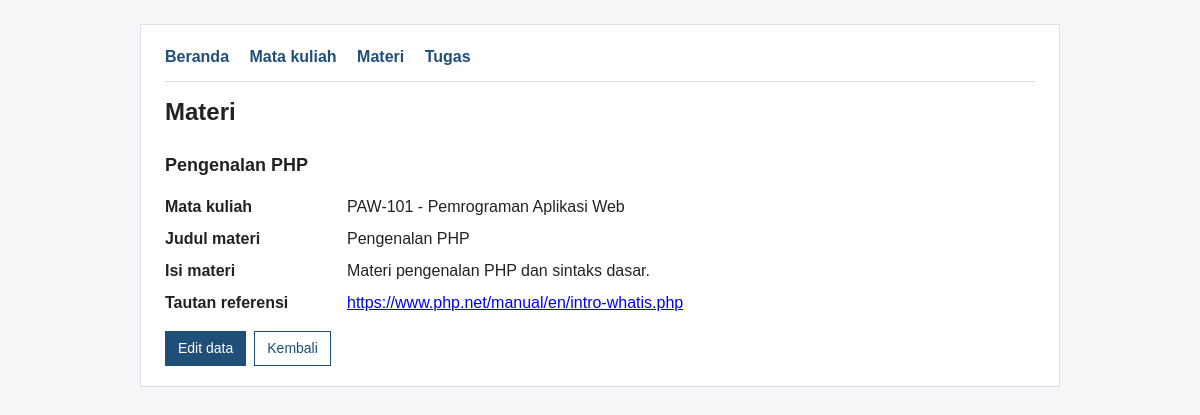
The app's page /detail_materi.php?id=1 with its own data.
### tables this page shows
CREATE TABLE materi (
    id INT UNSIGNED AUTO_INCREMENT PRIMARY KEY,
    mata_kuliah_id INT UNSIGNED NOT NULL,
    judul VARCHAR(150) NOT NULL,
    isi TEXT NOT NULL,
    tautan VARCHAR(255) NOT NULL,
    FOREIGN KEY (mata_kuliah_id)
        REFERENCES mata_kuliah(id)
        ON DELETE RESTRICT
);

CREATE TABLE mata_kuliah (
    id INT UNSIGNED AUTO_INCREMENT PRIMARY KEY,
    kode VARCHAR(20) NOT NULL UNIQUE,
    nama VARCHAR(100) NOT NULL,
    dosen VARCHAR(100) NOT NULL,
    semester TINYINT UNSIGNED NOT NULL
);

### detail_materi.php (the view, shortened to what this page needs)
<?php
require 'koneksi.php';
function e($s) { return htmlspecialchars((string) $s, ENT_QUOTES, 'UTF-8'); }
$id = filter_var($_GET['id'] ?? '', FILTER_VALIDATE_INT, ['options' => ['min_range' => 1]]);
$stmt = $conn->prepare(
    'SELECT m.id, m.judul, m.isi, m.tautan, k.kode, k.nama AS nama_mk
     FROM materi m
     JOIN mata_kuliah k ON k.id = m.mata_kuliah_id
     WHERE m.id = ?'
);
$stmt->bind_param('i', $id);
$stmt->execute();
$r = $stmt->get_result()->fetch_assoc();
$tautanAman = preg_match('#^https?://#i', $r['tautan']) === 1;
?>
<!DOCTYPE html>
<html lang="id">
<head>
    <link rel="stylesheet" href="style.css">
</head>
<body>
<div class="container">
    <nav>
        <a href="index.php">Beranda</a>
        <a href="daftar_mata_kuliah.php">Mata kuliah</a>
        <a href="daftar_materi.php">Materi</a>
        <a href="daftar_tugas.php">Tugas</a>
    </nav>
    <hr>
    <h1>Materi</h1>
    <h2><?= e($r['judul']) ?></h2>
    <dl class="detail">
        <dt>Mata kuliah</dt><dd><?= e($r['kode']) ?> - <?= e($r['nama_mk']) ?></dd>
        <dt>Judul materi</dt><dd><?= e($r['judul']) ?></dd>
        <dt>Isi materi</dt><dd><?= nl2br(e($r['isi'])) ?></dd>
        <dt>Tautan referensi</dt>
        <dd>
            <?php if ($tautanAman): ?>
                <a href="<?= e($r['tautan']) ?>" target="_blank" rel="noopener noreferrer"><?= e($r['tautan']) ?></a>
            <?php else: ?>-<?php endif; ?>
        </dd>
    </dl>
    <div class="aksi">
        <a class="btn btn-primary" href="edit_materi.php?id=<?= (int) $r['id'] ?>">Edit data</a>
        <a class="btn" href="daftar_materi.php">Kembali</a>
    </div>
</div>
</body>
</html>

### style.css (style rules this page uses)
* { box-sizing: border-box; }
body { font-family: Arial, Helvetica, sans-serif; color: #222; background: #f4f6f8; margin: 0; line-height: 1.5; }
.container { max-width: 920px; margin: 24px auto; padding: 20px 24px; background: #fff; border: 1px solid #dde; }
nav a { margin-right: 16px; color: #1f4e79; font-weight: bold; text-decoration: none; }
h1 { margin: 8px 0 4px; font-size: 24px; }
h2 { font-size: 18px; margin-top: 22px; }
hr { border: 0; border-top: 1px solid #ddd; margin: 12px 0; }
.btn { display: inline-block; padding: 6px 12px; border: 1px solid #1f4e79; background: #fff; color: #1f4e79; text-decoration: none; font-size: 14px; font-family: inherit; cursor: pointer; }
.btn-primary { background: #1f4e79; color: #fff; }
.aksi { display: flex; gap: 8px; align-items: center; }
dl.detail { display: grid; grid-template-columns: 170px 1fr; gap: 8px 12px; }
dl.detail dt { font-weight: bold; }
dl.detail dd { margin: 0; }

### records on screen
materi: judul "Pengenalan PHP", mata_kuliah.kode "PAW-101", mata_kuliah.nama "Pemrograman Aplikasi Web", isi "Materi pengenalan PHP dan sintaks dasar.", tautan "https://www.php.net/manual/en/intro-whatis.php"
